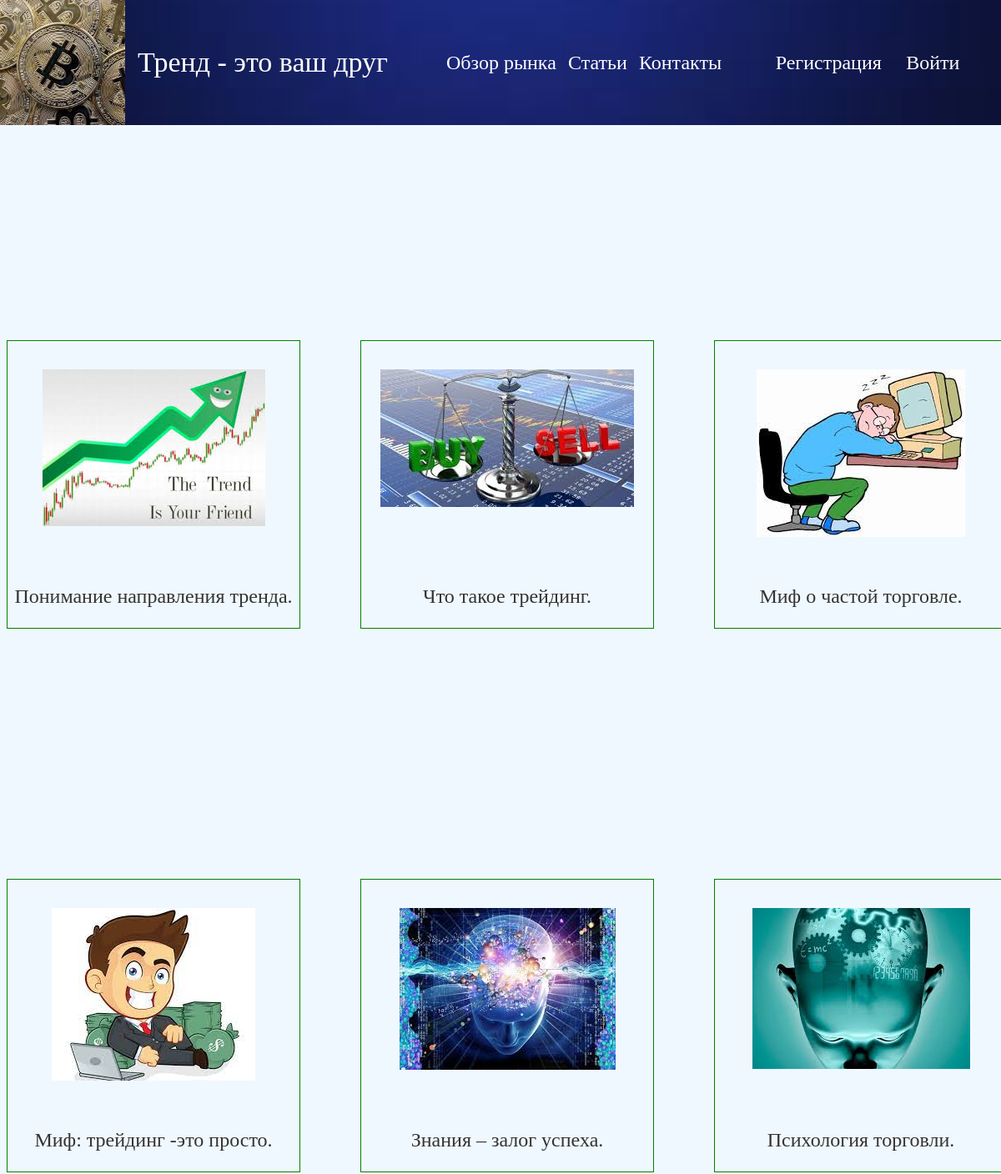
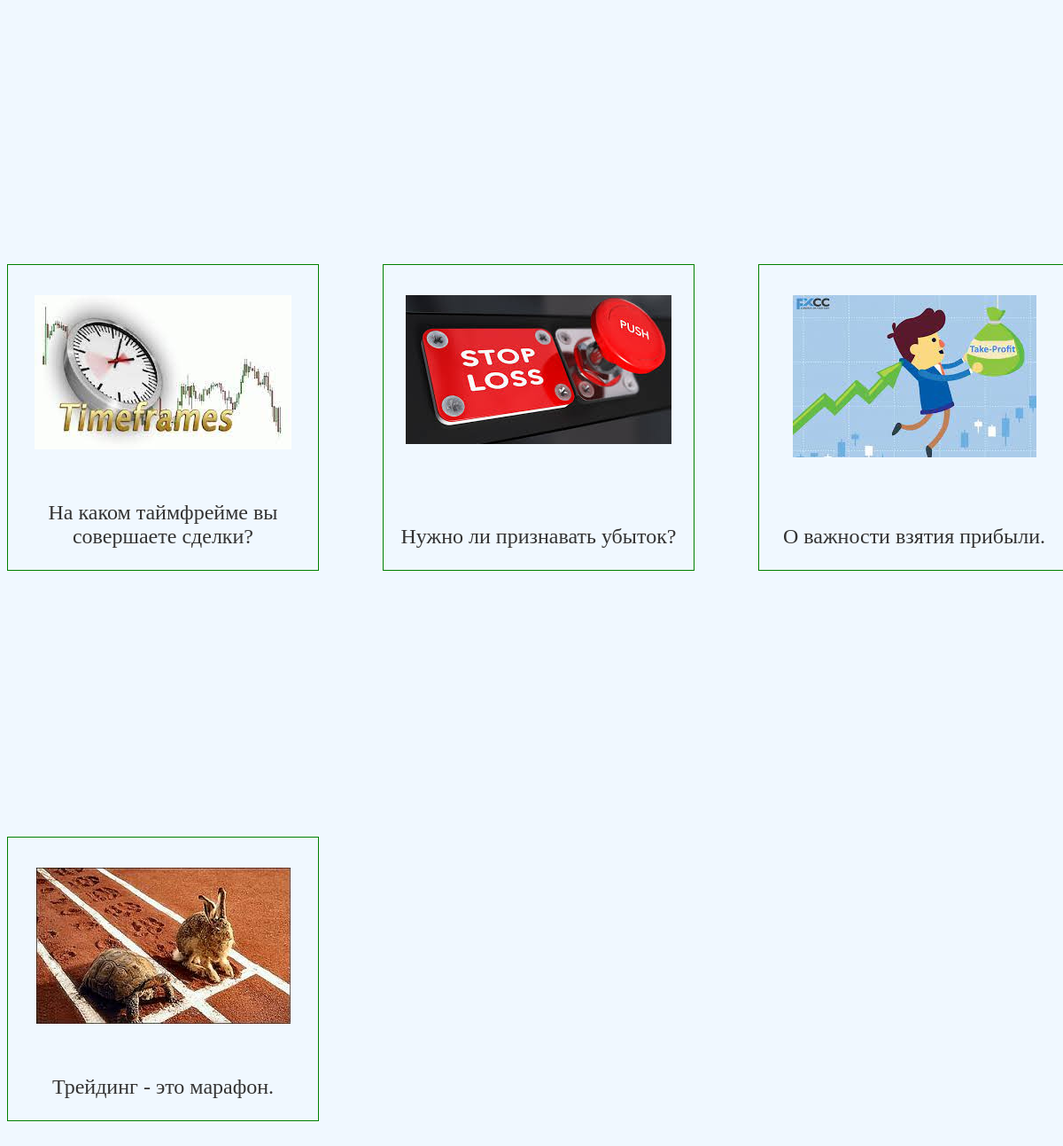
/index/articles/, run on the app's committed database (2 pictures, top to bottom).
### blog/models.py (models this page shows, shortened)
class Article(models.Model):
    photo = models.ImageField(upload_to='photos/%Y/%m/%d/', blank=True)
    title = models.CharField(max_length=200)
    text = models.TextField(max_length=5000)
    date = models.DateField()
    post_pos = models.IntegerField(default=0)
    post_neg = models.IntegerField(default=0)

### blog/views.py (the view)
# urls.py: path('articles/', views.articles_list, name='articles'),
def articles_list(request):
    obj = Article.objects.all()
    context = {
        'obj': obj,
    }
    return render(request, 'blog/articles.html', context=context)

### templates/blog/articles.html (shortened to what this page needs)
<!DOCTYPE html>
{% extends 'blog/base.html'%}
{% load static %}
{% block content %}
<div class="foto_articles_container">
    {% for art in obj %}
    <div class="block_articles">
        {% if art.photo %}
        <p class="para_foto_articles"><a href="{% url 'article_detail' art.pk %}"><img class="foto_articles" src="{{ art.photo.url }}"></a></p>
        {% endif %}
<p class="para_title_articles"><a href="{% url 'article_detail' art.pk %}">{{art.title}}</a></p>
</div>
    {%endfor%}
</div>
{% endblock content %}

### templates/blog/base.html (shortened to what this page needs)
<!DOCTYPE html>
{% load static %}
<html lang="en">
<head>
    <link rel="stylesheet" href="{% static 'css/styles.css'%}">
     <link rel="stylesheet" href="{% static 'css/media.css'%}">
</head>
<body>
<header class="heder" style="background-image:url('{% static 'images/blue.jpg' %}'); background-repeat: no-repeat; background-size:cover; background-position:center;height: auto">
    <div class="logo"><a href="{% url 'home' %}"><img class="img-logo" src="{% static 'images/btc.jpg' %}"></a></div>
<div class="heder-inner">
    <p class="slogan"><a href="{% url 'home' %}">Тренд - это ваш друг</a></p>
    <nav>
        <ul class="navigator">
            <li><a class="view_market" href="{% url 'market_view' %}">Обзор рынка</a></li>
            <li><a class="articles" href="{% url 'articles' %}">Статьи<a></a></li>
            <li><a class="contact" href="{% url 'contact' %}">Контакты</a></li>
        </ul>
    </nav>
    <div class="login">
        {% if request.user.is_authenticated %}
        <div><span class="user-name">{{ user.username }} | </span><a href="{% url 'logout' %}">Выйти</a></div>
       {% else %}
    <div><a href="{% url 'register' %}">Регистрация</a></div>
    <div><a href="{% url 'login' %}">Войти</a></div>
        {% endif %}
    </div>
    </div>
</header>
{% block content %}
{% endblock content %}
</body>
</html>

### blog/static/css/styles.css (style rules this page uses)
body { font-size: 24px; padding-top:200px; background-color: #F0F8FF; }
header { display:flex; justify-content: space-between; position: fixed; top: 0; right: 0; left: 0; }
.heder-inner { width:100%; display:flex; flex-direction:row; justify-content: space-around; align-items: center; padding-bottom:-10px; }
.login { width:250px; display:flex; justify-content:space-around; padding: 20px; }
.login a { color:#FFFFFF; text-decoration: none; }
.img-logo { height:150px; width:150px; display:block; }
.navigator { display:flex; justify-content: space-between; }
nav { width:370px; }
li { list-style-type: none; }
.block_articles { margin-top: 200px; }
a.articles { text-decoration: none; color:black; transition: 0.5s; }
.navigator a { display:block; text-decoration: none; color:#FFFFFF; }
.foto_articles_container { width: 1200px; margin: 0 auto; display:flex; flex-wrap:wrap; justify-content:space-between; }
.block_articles a { text-decoration: none; color: #333333; }
.para_title_articles { text-align: center; }
.foto_articles { display:block; padding:10px; }
.block_articles { display:flex; flex-flow: column; justify-content:space-between; align-items:center; border:1px solid green; margin-bottom:100px; width:350px; background-color: transparent; }
.slogan a { text-decoration: none; color:#FFFFFF; font-size: 34px; }

### data on the page
Article: photo (picture), title "Понимание направления тренда."
Article: photo (picture), title "Что такое трейдинг."
Article: photo (picture), title "Миф о частой торговле."
Article: photo (picture), title "Миф: трейдинг -это просто."
Article: photo (picture), title "Знания – залог успеха."
Article: photo (picture), title "Психология торговли."
Article: photo (picture), title "На каком таймфрейме вы совершаете сделки?"
Article: photo (picture), title "Нужно ли признавать убыток?"
Article: photo (picture), title "О важности взятия прибыли."
Article: photo (picture), title "Трейдинг - это марафон."
